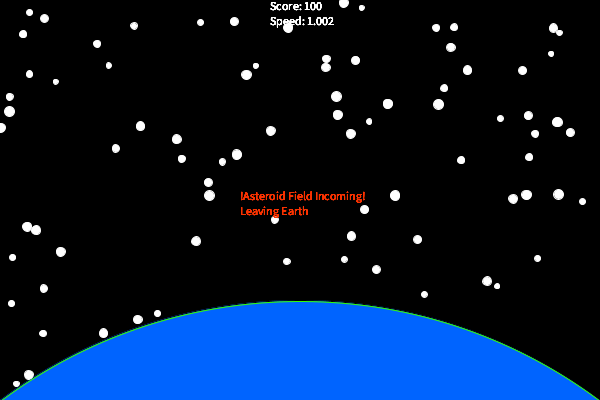
Frame 1 (no input)
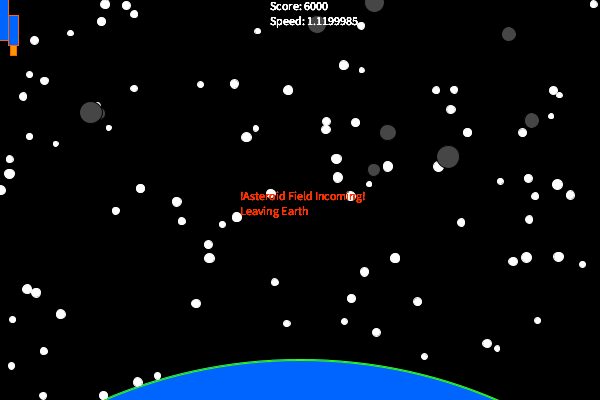
Frame 60 (the mouse pressed at the canvas centre just before this capture)
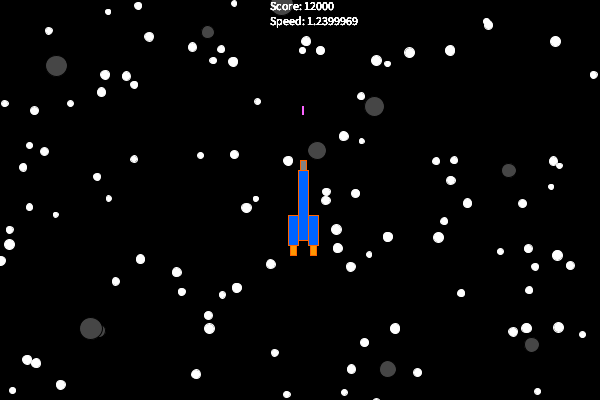
Frame 120 (the mouse held since frame 60 and released just before this capture)

The Processing sketch that drew these frames (run headless with seeded random() and noise(); from frame 60 on, the mouse is pressed at the canvas centre):

// Processing sketch: asteroids_java
// ── asteroids_java.pde
class Asteroid {
  float x;
  float y;
  float size;
  float speed;

  Asteroid() {
    x = random(50, 600);
    y = random(-100, -100);
    size = random(12, 25);
    speed = random(1, 5);
  }

  void zoom() {
    stroke(0);
    fill(70);
    ellipse(x, y, size, size);
    y += speed;
    
    if(y >= 410){
      y = random(-0, -15);
      x = random(0, 600);
    }
  }
}

// ── run.pde
Stars[] spots;
Asteroid[] rock;
Ship player;
int snum = 100;
int rnum = 10;
int score = 0;
int earthg = 800;
void settings() {
  size(600, 400);
}

void setup() {  
  player = new Ship();
  spots = new Stars[snum];
  rock = new Asteroid[rnum];
  for (int i = 0; i < snum; i++) {
    spots[i] = new Stars();
  }
  for (int i = 0; i < rnum; i++) {
    rock[i] = new Asteroid();
  }
  background(0);
}
void draw() {
  background(0);
  fill(0, 100, 255);
  ellipse(300, earthg, 1000, 1000);
  earthg += 1;
  if (keyPressed && rock[1].x != -10000 && rock[1].x !=-1000) {
    if (key == ' ') {
      player.xb = player.x + 3.4;
      player.yb -= 5;
    }
  } else if (mousePressed && rock[1].x != -10000 && rock[1].x !=-1000) {
    player.xb = player.x + 3.4;
    player.yb -= 5;
  } else {
    player.xb = player.x + 3.4;
    player.yb = player.y;
  }

  for (int f = 0; f < snum; f++) {
    spots[f].shine();
    if (rock[1].x != -10000 && rock[1].x !=-1000) {
      score += 1;
    }
    if(rock[1].x != -10000 && rock[1].x !=-1000 && score < 450000){
    spots[f].speed += 0.002; //+= 0.0002;
    }
    else if(score >= 450000 && score < 500000 && rock[1].x != -10000){
      spots[f].speed -= 0.009;
    }
    else{
      spots[f].speed = 0;
    }
    if(spots[f].speed >= 9 && spots[f].speed <= 10){
      text("!Extreme Speeds Incoming!!", 240, 200);
    }
    if (spots[f].speed >= 10 && score < 450000) {
      spots[f].red = random(0, 255);
      spots[f].green = random(0, 255);
      spots[f].blue = random(0, 255);
    }
    else{
      spots[f].red = 255;
      spots[f].green = 255;
      spots[f].blue = 255;
    }
    if (score >= 500000) { 
      spots[f].speed = 0;
      fill(255);
      stroke(250, 50, 0);
      ellipse(300, -400, 1000, 1000);
      //500000
      for (int l = 0; l < rnum; l++) {
        rock[l].x = -1000;
      }
      fill(255);
      text("You have Made it to Europa", 230, 200);
      text("You win!", 280, 215);
      //text("RIP 150 rpm hcs", 195, 230);
    }
  }
  player.fly();
  for (int f = 0; f < rnum; f++) {
    if (score < 10000 && rock[f].x != -10000 && rock[f].x !=-1000) {
      fill(250, 50, 0);
      text("!Asteroid Field Incoming!", 240, 200);
      text("Leaving Earth", 240, 215);
    }
    if (rock[f].y + rock[f].size/2 >= player.y - 30 && rock[f].y - rock[f].size/2 <= player.y + 70 && rock[f].x + rock[f].size/2 >= player.x - 8 && rock[f].x - rock[f].size/2<= player.x + 18) {
      for (int j = 0; j < rnum; j++) {
        rock[j].x = -10000;
        rock[j].y = -100000000;
        fill(250, 50, 0);
        text("Game over", 290, 200);
        text("You died", 290, 210);
      }
    }
    rock[f].zoom();

    if (player.yb >= rock[f].y - rock[f].size/2 && player.yb <= rock[f].y + rock[f].size/2 && player.xb >= rock[f].x - rock[f].size/2 && player.xb <= rock[f].x + rock[f].size/2) {
      rock[f].x = random(0, 600);
      rock[f].y = random(-0, -15);
      player.xb = player.x - 1.5;
      player.yb = player.y;
      score += 1000;
    }
    if (rock[f].x != -10000 && rock[f].x !=-1000) {
      fill(255);
      text("Score: " + score, 270, 10);
      player.red = 255;
      player.green = 50;
      player.blue = 20;
      text("Speed: " + spots[1].speed, 270, 25);
    }

    if (rock[f].x == -10000) {
      fill(250, 50, 0);
      text("Game over", 265, 200);
      text("You died", 265, 210);
      fill(100, 255, 50);
      text("Final Score: " + score, 260, 10);
    }
    if (rock[f].x ==-1000) {
      fill(100, 255, 50);
      text("Final Score: 500000", 260, 10);
    }
    
  }
  fill(0, 100, 255);
  stroke(50, 255, 0);
  ellipse(300, earthg, 1000, 1000);
}

// ── ship_java.pde
class Ship {
  float x;
  float y;
  float red;
  float blue;
  float green;
  float xb;
  float yb;
  Ship() {
    x = 300;
    y = 410;
    red = 0;
    green = 100;
    blue = 255;
    xb = -1000;
    yb = y;
  }

  void fly() {
    stroke(0);
    fill(250, 100, 255);
    rect(xb, yb, 3, 10);
    stroke(255, 100, 0);
    fill(130);
    rect(x + 1.5, y -40, 6, 50);
    
    fill(255, 150, 0);
    rect(x - 8, y + 40, 6, 15);
    rect(x + 12, y + 40, 6, 15);
    
    fill(0, 100, 255);
    rect(x, y - 30, 10, 70);
    rect(x - 10, y + 15, 10, 30);
    rect(x + 10, y + 15, 10, 30);
    
    
    
    x = mouseX - 1.5;
    y = mouseY;

    if (yb <= 0) {
      xb = x + 3.4;
      yb = y;
    }
  }
}

// ── stars_java.pde
class Stars{
  float x;
  float y;
  float size;
  float speed;
  float red ;
  float blue;
  float green;
  Stars(){
    x = random(0, 600);
    y = random(0, 400);
    size = random(5, 10);
    speed = 1;
    red = 255;
    blue = 255;
    green = 255;
  }
  
  void shine(){
    stroke(255);
    fill(red, blue, green);
    ellipse(x, y, size, size);
    y += speed;
    if(y >= 405){
      x = random(0, 600);
      y = -10;
    }
  }
}
